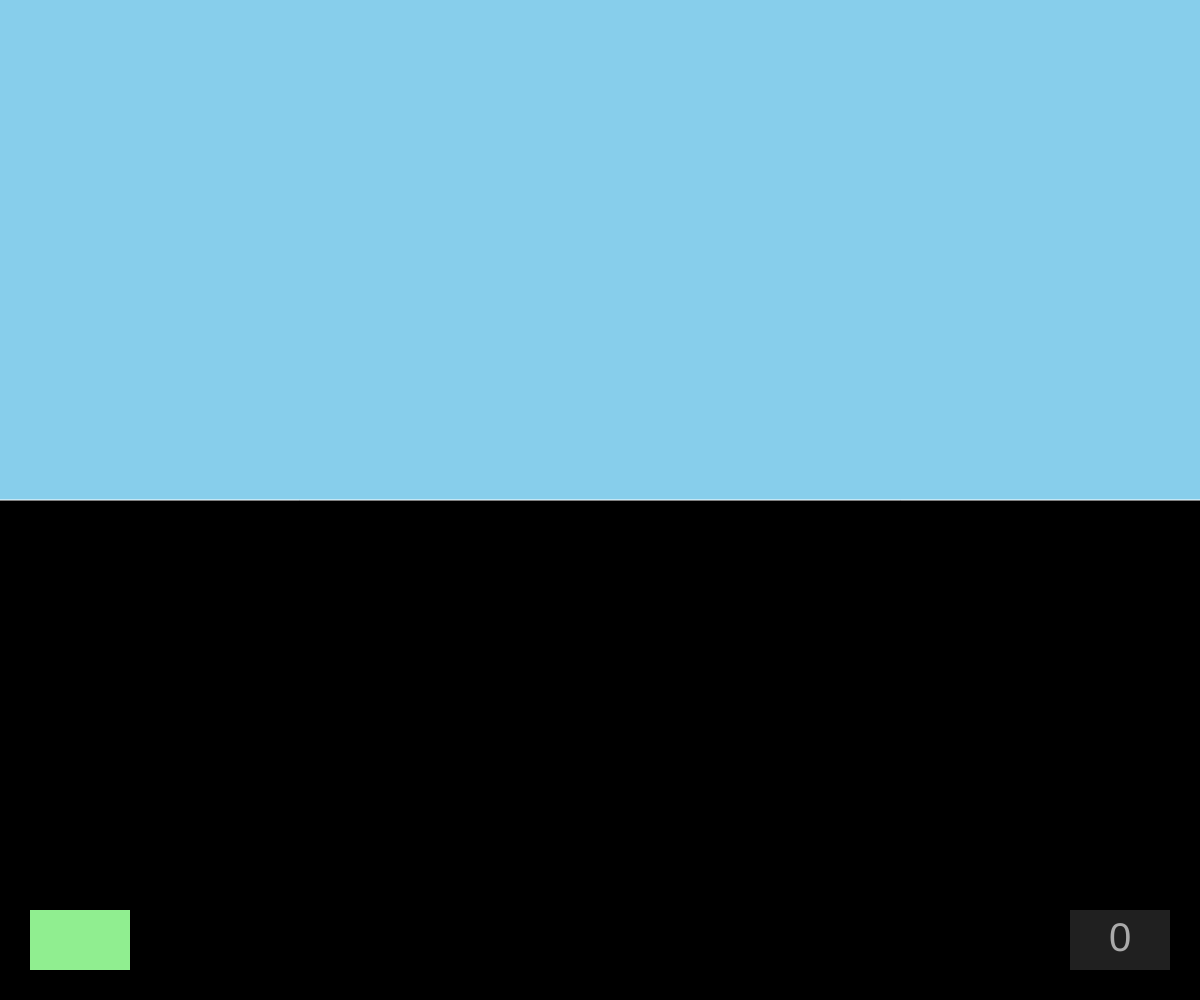
Frame 1 (no input)
Frame 60 (no input): identical to frame 1, image omitted
Frame 120 (the mouse pressed at the canvas centre since frame 60): identical to frame 1, image omitted

The p5.js sketch that drew this single still picture (run headless with seeded random() and noise() and a simulated clock; from frame 60 on, the mouse is pressed at the canvas centre):

// p5.js sketch
// ── sketch.js
let game;

function setup() {
  createCanvas(windowWidth, windowHeight);
  game = new FisherGame();
}

function draw() {
  handleInteraction();

  background(220);
  game.draw();
}


function handleInteraction() {
  if (keyIsPressed) {
    if (key === 'a') {
      game.world.fisher.move(-1);
    }

    if (key === 'd') {
      game.world.fisher.move(1);
    }

    if (key === 'w') {
      game.world.fisher.pole.moveLine(-1);
    }

    if (key === 's') {
      game.world.fisher.pole.moveLine(1);
    }
  }
}

function clampToRange(val, low, high) {
  if (val < low) {
    return low;
  }
  if (val > high) {
    return high;
  }
  return val;
}

function debugText(x, y, msg) {
  push();
  noStroke();
  fill('white');
  text(msg, x, y);
  pop();
}
// ── fisher.js
class Fisher {
    constructor({ horizonY, lakeMidX, lakeWidth }) {
        this.y = horizonY;
        this.x = lakeMidX;
        this.minX = lakeMidX - (lakeWidth / 2) + 50;
        this.maxX = lakeMidX + (lakeWidth / 2) - 50;
        this.width = 100;
        this.height = 40;
        this.pole = new FishingPole({ poleHeight: 100 });
        console.log('Fisher min/max x:', this.minX, this.maxX);
    }

    draw() {
        push();
        translate(this.x, this.y);
        this.pole.draw();
        this.drawBoat();
        pop();
    }

    drawBoat() {
        noStroke();
        fill('green');
        rect(-this.width / 2, -this.height, this.width, this.height);
        // debugText(0, 10, `Boat Position: ${this.x}, ${this.y}`);
    }

    move(dir) {
        if (this.pole.isHookAboveWater()) {
            this.x = clampToRange(this.x + dir, this.minX, this.maxX);
            this.pole.setDirection(dir);
        }
    }
}
// ── game.js
class FisherGame {

    static pad = 30;
    static hintsGeom = { width: 100, height: 60 };
    static scoreGeom = { width: 100, height: 60 };
    static horizonY = 1 / 2;
    static lakeDepth = 1 / 3;
    static lakeX = 1 / 8;
    static lakeWidth = 6 / 8;

    constructor() {
        this.initializeWorld();
        this.score = 0;
    }

    initializeWorld() {
        this.world = new World({
            horizonY: height * FisherGame.horizonY,
            lakeDepth: height * FisherGame.lakeDepth,
            lakeX: width * FisherGame.lakeX,
            lakeWidth: width * FisherGame.lakeWidth,
        });
    }

    draw() {
        // blank the screen
        fill('black');
        noStroke();
        rect(0, 0, width, height);

        // draw all the game items
        this.world.draw();

        // draw the game UI on top
        this.drawUI();
    }

    drawUI() {
        // keyboard hints at bottom left
        push();
        fill('lightGreen');
        noStroke();
        translate(FisherGame.pad,
            height - (FisherGame.pad + FisherGame.hintsGeom.height));
        rect(0, 0, FisherGame.hintsGeom.width, FisherGame.hintsGeom.height);
        pop();

        // score drawn at bottom right
        push();
        fill('#ffffff20');
        noStroke();
        translate(width - (FisherGame.pad + FisherGame.scoreGeom.width),
            height - (FisherGame.pad + FisherGame.hintsGeom.height));
        rect(0, 0, FisherGame.scoreGeom.width, FisherGame.scoreGeom.height);
        noStroke();
        fill('#aaa');
        textAlign(CENTER, CENTER);
        textSize(40);
        text(this.score, FisherGame.hintsGeom.width / 2, FisherGame.hintsGeom.height / 2)
        pop();
    }


}
// ── lake.js
class Lake {
    constructor({ horizonY, lakeDepth, lakeX, lakeWidth }) {
        this.horizonY = horizonY;
        this.lakeDepth = lakeDepth;
        this.lakeWidth = lakeWidth;
        this.lakeX = lakeX;
    }

    draw() {
        push();
        fill('blue');
        noStroke();
        rect(width / 8, this.horizonY, (6 * width) / 8, this.lakeDepth);
        pop();
    }
}
// ── sky.js
class Sky {
    constructor() {

    }

    draw() {
        fill('skyblue');
        rect(0, 0, width, height / 2);
    }
}
// ── world.js
class World {
    constructor() {
        this.sky = new Sky();
    }

    draw() {
        this.sky.draw();

        stroke('white');
        line(0, height / 2, width, height / 2);
    }
}
